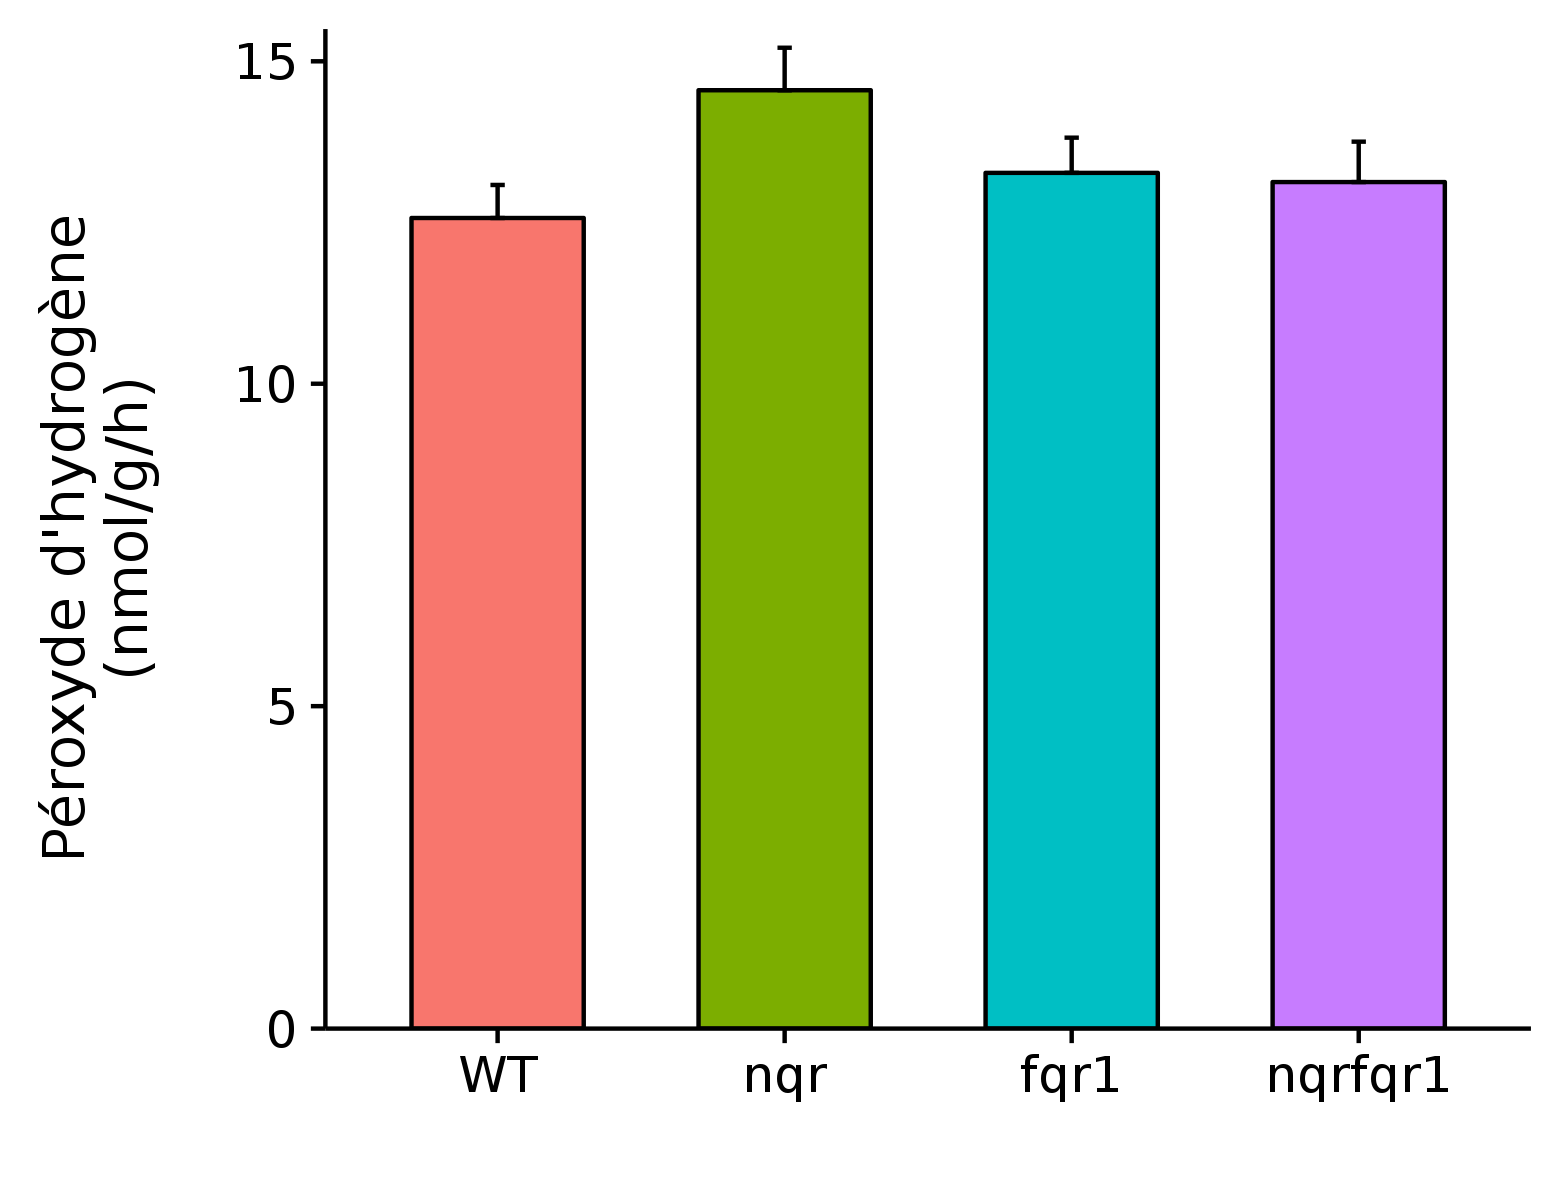

This chart was generated by the following R code:
remove(list = ls())
graphics.off()

library(ggplot2)
library(cowplot)

data <- read.csv("H2O2_Col.csv", header = TRUE)

#############
###CALCULS###
#############

mean <- aggregate(data$conc, list(data$genotype), mean)

StandErr <- function(x) {
  return(sd(x)/sqrt(length(x)))
}
se <- aggregate(data$conc, list(data$genotype), StandErr)

result <- cbind(mean, se[,2])
colnames(result) <- c("genotype", "moyenne", "se")
result$genotype <- factor(result$genotype, levels = c("WT", "nqr", "fqr1","nqrfqr1"))

#############
###BARPLOT###
#############

g <- ggplot(result, 
            aes(genotype, 
                moyenne, 
                fill = genotype)) +
  geom_bar(stat = "identity", 
           colour = "black", 
           width = 0.6) +
  xlab("") +
  scale_y_continuous(name = "Péroxyde d'hydrogène \n(nmol/g/h)\n", 
                     expand = c(0,0),
                     limits = c(0,15.5)) +
  theme(legend.position = "none") +
  geom_errorbar(ymin = result$moyenne, 
                ymax = result$moyenne + result$se, 
                width = 0.05)
save_plot("H2O2_Col.png", g, base_aspect_ratio = 1.3)

###########
###STATS###
###########

shapirotest <- aggregate(data$conc, 
                         list(data$genotype), 
                         function(x) shapiro.test(x)$p.value)
# tout normal!! yeah!!

df <- data.frame(reference = character(0),
                 genotype = character(0),
                 bartlettResult = integer(0),
                 bartlett.pass = logical(0),
                 studentResult = integer(0),
                 student.pass = logical(0))

for (params in list(c("WT", "nqr"),
                     c("WT", "fqr1"),
                     c("WT", "nqrfqr1"))) {
  
  reference <- params[1]
  genotype <- params[2]
  
  bartlettResult <- bartlett.test(list(data$conc[data$genotype == reference], 
                                  data$conc[data$genotype == genotype]))
  
  studentResult <- t.test(data$conc[data$genotype == reference], 
                          data$conc[data$genotype == genotype])
  
  df <- rbind(df, data.frame(reference = reference,
                             genotype = genotype,
                             bartlettResult = bartlettResult$p.value,
                             bartlett.pass = (bartlettResult$p.value < 0.05),
                             studentResult = studentResult$p.value,
                             student.pass = (studentResult$p.value > 0.05)))
}
